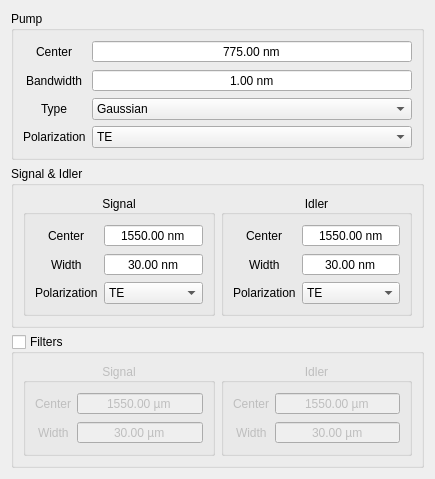
<?xml version="1.0" encoding="UTF-8"?>
<ui version="4.0">
 <class>ProcessForm</class>
 <widget class="QWidget" name="ProcessForm">
  <property name="geometry">
   <rect>
    <x>0</x>
    <y>0</y>
    <width>435</width>
    <height>476</height>
   </rect>
  </property>
  <property name="windowTitle">
   <string>Form</string>
  </property>
  <property name="locale">
   <locale language="English" country="UnitedStates"/>
  </property>
  <layout class="QVBoxLayout" name="verticalLayout">
   <item>
    <widget class="QGroupBox" name="groupBox">
     <property name="title">
      <string>Pump</string>
     </property>
     <layout class="QFormLayout" name="formLayout_5">
      <property name="labelAlignment">
       <set>Qt::AlignCenter</set>
      </property>
      <property name="formAlignment">
       <set>Qt::AlignCenter</set>
      </property>
      <item row="0" column="0">
       <widget class="QLabel" name="label_9">
        <property name="text">
         <string>Center</string>
        </property>
       </widget>
      </item>
      <item row="0" column="1">
       <widget class="QDoubleSpinBox" name="doubleSpinBoxPumpCenter">
        <property name="alignment">
         <set>Qt::AlignCenter</set>
        </property>
        <property name="buttonSymbols">
         <enum>QAbstractSpinBox::NoButtons</enum>
        </property>
        <property name="suffix">
         <string> nm</string>
        </property>
        <property name="minimum">
         <double>300.000000000000000</double>
        </property>
        <property name="maximum">
         <double>5000.000000000000000</double>
        </property>
        <property name="value">
         <double>775.000000000000000</double>
        </property>
       </widget>
      </item>
      <item row="1" column="0">
       <widget class="QLabel" name="label_10">
        <property name="text">
         <string>Bandwidth</string>
        </property>
       </widget>
      </item>
      <item row="1" column="1">
       <widget class="QDoubleSpinBox" name="doubleSpinBoxPumpBandwidth">
        <property name="wrapping">
         <bool>false</bool>
        </property>
        <property name="alignment">
         <set>Qt::AlignCenter</set>
        </property>
        <property name="buttonSymbols">
         <enum>QAbstractSpinBox::NoButtons</enum>
        </property>
        <property name="showGroupSeparator" stdset="0">
         <bool>false</bool>
        </property>
        <property name="suffix">
         <string> nm</string>
        </property>
        <property name="singleStep">
         <double>1.000000000000000</double>
        </property>
        <property name="value">
         <double>1.000000000000000</double>
        </property>
       </widget>
      </item>
      <item row="2" column="0">
       <widget class="QLabel" name="label_11">
        <property name="text">
         <string>Type</string>
        </property>
       </widget>
      </item>
      <item row="2" column="1">
       <widget class="QComboBox" name="comboBoxPumpType">
        <property name="insertPolicy">
         <enum>QComboBox::InsertAtBottom</enum>
        </property>
        <property name="sizeAdjustPolicy">
         <enum>QComboBox::AdjustToMinimumContentsLength</enum>
        </property>
        <item>
         <property name="text">
          <string>Gaussian</string>
         </property>
        </item>
        <item>
         <property name="text">
          <string/>
         </property>
        </item>
       </widget>
      </item>
      <item row="3" column="0">
       <widget class="QLabel" name="label_12">
        <property name="text">
         <string>Polarization</string>
        </property>
       </widget>
      </item>
      <item row="3" column="1">
       <widget class="QComboBox" name="comboBoxPumpPol">
        <item>
         <property name="text">
          <string>TE</string>
         </property>
        </item>
        <item>
         <property name="text">
          <string>TM</string>
         </property>
        </item>
       </widget>
      </item>
     </layout>
    </widget>
   </item>
   <item>
    <widget class="QGroupBox" name="groupBox_2">
     <property name="title">
      <string>Signal &amp;&amp; Idler</string>
     </property>
     <property name="flat">
      <bool>false</bool>
     </property>
     <property name="checkable">
      <bool>false</bool>
     </property>
     <layout class="QHBoxLayout" name="horizontalLayout">
      <item>
       <widget class="QGroupBox" name="groupBox_4">
        <property name="title">
         <string>Signal</string>
        </property>
        <property name="alignment">
         <set>Qt::AlignCenter</set>
        </property>
        <layout class="QFormLayout" name="formLayout">
         <property name="fieldGrowthPolicy">
          <enum>QFormLayout::AllNonFixedFieldsGrow</enum>
         </property>
         <property name="labelAlignment">
          <set>Qt::AlignCenter</set>
         </property>
         <property name="formAlignment">
          <set>Qt::AlignCenter</set>
         </property>
         <item row="0" column="0">
          <widget class="QLabel" name="label">
           <property name="text">
            <string>Center</string>
           </property>
          </widget>
         </item>
         <item row="0" column="1">
          <widget class="QDoubleSpinBox" name="doubleSpinBoxSignalCenter">
           <property name="alignment">
            <set>Qt::AlignCenter</set>
           </property>
           <property name="buttonSymbols">
            <enum>QAbstractSpinBox::NoButtons</enum>
           </property>
           <property name="suffix">
            <string> nm</string>
           </property>
           <property name="decimals">
            <number>2</number>
           </property>
           <property name="minimum">
            <double>600.000000000000000</double>
           </property>
           <property name="maximum">
            <double>5000.000000000000000</double>
           </property>
           <property name="value">
            <double>1550.000000000000000</double>
           </property>
          </widget>
         </item>
         <item row="1" column="0">
          <widget class="QLabel" name="label_2">
           <property name="text">
            <string>Width</string>
           </property>
          </widget>
         </item>
         <item row="1" column="1">
          <widget class="QDoubleSpinBox" name="doubleSpinBoxSignalWidth">
           <property name="alignment">
            <set>Qt::AlignCenter</set>
           </property>
           <property name="buttonSymbols">
            <enum>QAbstractSpinBox::NoButtons</enum>
           </property>
           <property name="suffix">
            <string> nm</string>
           </property>
           <property name="minimum">
            <double>10.000000000000000</double>
           </property>
           <property name="maximum">
            <double>100.000000000000000</double>
           </property>
           <property name="value">
            <double>30.000000000000000</double>
           </property>
          </widget>
         </item>
         <item row="2" column="0">
          <widget class="QLabel" name="label_13">
           <property name="text">
            <string>Polarization</string>
           </property>
          </widget>
         </item>
         <item row="2" column="1">
          <widget class="QComboBox" name="comboBoxSignalPol">
           <property name="currentIndex">
            <number>0</number>
           </property>
           <item>
            <property name="text">
             <string>TE</string>
            </property>
           </item>
           <item>
            <property name="text">
             <string>TM</string>
            </property>
           </item>
          </widget>
         </item>
        </layout>
       </widget>
      </item>
      <item>
       <widget class="QGroupBox" name="groupBox_5">
        <property name="title">
         <string>Idler</string>
        </property>
        <property name="alignment">
         <set>Qt::AlignCenter</set>
        </property>
        <layout class="QFormLayout" name="formLayout_2">
         <property name="labelAlignment">
          <set>Qt::AlignCenter</set>
         </property>
         <property name="formAlignment">
          <set>Qt::AlignCenter</set>
         </property>
         <item row="0" column="0">
          <widget class="QLabel" name="label_3">
           <property name="text">
            <string>Center</string>
           </property>
          </widget>
         </item>
         <item row="0" column="1">
          <widget class="QDoubleSpinBox" name="doubleSpinBoxIdlerCenter">
           <property name="alignment">
            <set>Qt::AlignCenter</set>
           </property>
           <property name="buttonSymbols">
            <enum>QAbstractSpinBox::NoButtons</enum>
           </property>
           <property name="suffix">
            <string> nm</string>
           </property>
           <property name="minimum">
            <double>600.000000000000000</double>
           </property>
           <property name="maximum">
            <double>5000.000000000000000</double>
           </property>
           <property name="value">
            <double>1550.000000000000000</double>
           </property>
          </widget>
         </item>
         <item row="1" column="0">
          <widget class="QLabel" name="label_4">
           <property name="text">
            <string>Width</string>
           </property>
          </widget>
         </item>
         <item row="1" column="1">
          <widget class="QDoubleSpinBox" name="doubleSpinBoxIdlerWidth">
           <property name="alignment">
            <set>Qt::AlignCenter</set>
           </property>
           <property name="buttonSymbols">
            <enum>QAbstractSpinBox::NoButtons</enum>
           </property>
           <property name="suffix">
            <string> nm</string>
           </property>
           <property name="minimum">
            <double>10.000000000000000</double>
           </property>
           <property name="maximum">
            <double>100.000000000000000</double>
           </property>
           <property name="value">
            <double>30.000000000000000</double>
           </property>
          </widget>
         </item>
         <item row="2" column="0">
          <widget class="QLabel" name="label_14">
           <property name="text">
            <string>Polarization</string>
           </property>
          </widget>
         </item>
         <item row="2" column="1">
          <widget class="QComboBox" name="comboBoxIdlerPol">
           <item>
            <property name="text">
             <string>TE</string>
            </property>
           </item>
           <item>
            <property name="text">
             <string>TM</string>
            </property>
           </item>
          </widget>
         </item>
        </layout>
       </widget>
      </item>
     </layout>
    </widget>
   </item>
   <item>
    <widget class="QGroupBox" name="groupBoxFilters">
     <property name="title">
      <string>Filters</string>
     </property>
     <property name="checkable">
      <bool>true</bool>
     </property>
     <property name="checked">
      <bool>false</bool>
     </property>
     <layout class="QHBoxLayout" name="horizontalLayout_2">
      <item>
       <widget class="QGroupBox" name="groupBox_6">
        <property name="title">
         <string>Signal</string>
        </property>
        <property name="alignment">
         <set>Qt::AlignCenter</set>
        </property>
        <layout class="QFormLayout" name="formLayout_3">
         <property name="fieldGrowthPolicy">
          <enum>QFormLayout::AllNonFixedFieldsGrow</enum>
         </property>
         <property name="labelAlignment">
          <set>Qt::AlignCenter</set>
         </property>
         <property name="formAlignment">
          <set>Qt::AlignCenter</set>
         </property>
         <item row="0" column="0">
          <widget class="QLabel" name="label_5">
           <property name="text">
            <string>Center</string>
           </property>
          </widget>
         </item>
         <item row="0" column="1">
          <widget class="QDoubleSpinBox" name="doubleSpinBoxSignalFilterCenter">
           <property name="alignment">
            <set>Qt::AlignCenter</set>
           </property>
           <property name="buttonSymbols">
            <enum>QAbstractSpinBox::NoButtons</enum>
           </property>
           <property name="suffix">
            <string> µm</string>
           </property>
           <property name="decimals">
            <number>2</number>
           </property>
           <property name="minimum">
            <double>600.000000000000000</double>
           </property>
           <property name="maximum">
            <double>5000.000000000000000</double>
           </property>
           <property name="value">
            <double>1550.000000000000000</double>
           </property>
          </widget>
         </item>
         <item row="1" column="0">
          <widget class="QLabel" name="label_6">
           <property name="text">
            <string>Width</string>
           </property>
          </widget>
         </item>
         <item row="1" column="1">
          <widget class="QDoubleSpinBox" name="doubleSpinBoxSignalFilterWidth">
           <property name="alignment">
            <set>Qt::AlignCenter</set>
           </property>
           <property name="buttonSymbols">
            <enum>QAbstractSpinBox::NoButtons</enum>
           </property>
           <property name="suffix">
            <string> µm</string>
           </property>
           <property name="minimum">
            <double>10.000000000000000</double>
           </property>
           <property name="maximum">
            <double>100.000000000000000</double>
           </property>
           <property name="value">
            <double>30.000000000000000</double>
           </property>
          </widget>
         </item>
        </layout>
       </widget>
      </item>
      <item>
       <widget class="QGroupBox" name="groupBox_7">
        <property name="title">
         <string>Idler</string>
        </property>
        <property name="alignment">
         <set>Qt::AlignCenter</set>
        </property>
        <layout class="QFormLayout" name="formLayout_4">
         <property name="labelAlignment">
          <set>Qt::AlignCenter</set>
         </property>
         <property name="formAlignment">
          <set>Qt::AlignCenter</set>
         </property>
         <item row="0" column="0">
          <widget class="QLabel" name="label_7">
           <property name="text">
            <string>Center</string>
           </property>
          </widget>
         </item>
         <item row="0" column="1">
          <widget class="QDoubleSpinBox" name="doubleSpinBoxIdlerFilterCenter">
           <property name="alignment">
            <set>Qt::AlignCenter</set>
           </property>
           <property name="buttonSymbols">
            <enum>QAbstractSpinBox::NoButtons</enum>
           </property>
           <property name="suffix">
            <string> µm</string>
           </property>
           <property name="minimum">
            <double>600.000000000000000</double>
           </property>
           <property name="maximum">
            <double>5000.000000000000000</double>
           </property>
           <property name="value">
            <double>1550.000000000000000</double>
           </property>
          </widget>
         </item>
         <item row="1" column="0">
          <widget class="QLabel" name="label_8">
           <property name="text">
            <string>Width</string>
           </property>
          </widget>
         </item>
         <item row="1" column="1">
          <widget class="QDoubleSpinBox" name="doubleSpinBoxIdlerFilterWidth">
           <property name="alignment">
            <set>Qt::AlignCenter</set>
           </property>
           <property name="buttonSymbols">
            <enum>QAbstractSpinBox::NoButtons</enum>
           </property>
           <property name="suffix">
            <string> µm</string>
           </property>
           <property name="minimum">
            <double>10.000000000000000</double>
           </property>
           <property name="maximum">
            <double>100.000000000000000</double>
           </property>
           <property name="value">
            <double>30.000000000000000</double>
           </property>
          </widget>
         </item>
        </layout>
       </widget>
      </item>
     </layout>
    </widget>
   </item>
  </layout>
 </widget>
 <resources/>
 <connections/>
</ui>
